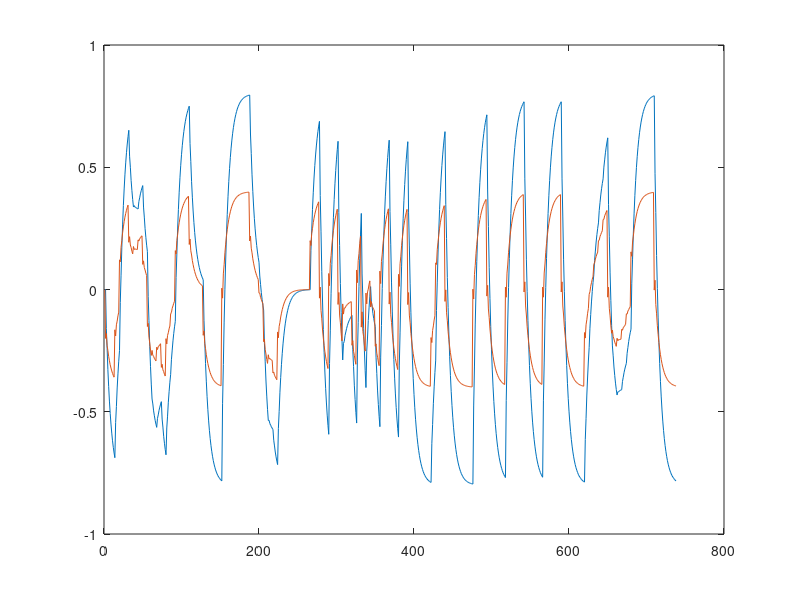

MATLAB code to generate this figure: (Note: this script raises an error after producing the figure.)
% DBP_LinealIdentificaMatricesAB (original: DynamicBPLinealmodel2.m)
% =========================================================================
% Identificacion de las matrices A y B de un sistema lineal discreto de
% orden 2 con una red neuronal recurrente LINEAL entrenada con Dynamic
% BackPropagation (DBP). Es el caso DBP mas simple e interpretable.
%
% Idea clave: con activacion identidad (n = m) y capa de salida fija en la
% identidad (w = I), la red es  y(k+1) = v' * [y(k); u(k)], asi que la
% matriz de pesos v contiene DIRECTAMENTE los coeficientes de A (filas 1-2,
% traspuestos) y de B (fila 3). Si el entrenamiento converge, v debe
% acercarse a la planta real:  A = [0.6 0.8; 0.3 -0.1],  B = [0.0; -0.2].
%
% Pipeline:
%   1. Generar la entrada u (tren de escalones) y la respuesta z de la
%      planta real de orden 2 (datos de entrenamiento).
%   2. Simular la red en modo recurrente: la salida out_red se realimenta
%      como entrada x en el paso siguiente (x = out_red).
%   3. Gradiente dinamico: como x depende de los pesos, la sensibilidad se
%      propaga en el tiempo encadenando el jacobiano de la red,
%         dyIdP_t = dyIdP_s + jacob(I,1).*dy1dP_t + jacob(I,2).*dy2dP_t
%      donde dyIdP_s es el termino estatico (red sin recurrencia) y
%      jacob = w'*dndm*(v(1:ne-1,:))'  es  d y(k+1) / d y(k).
%   4. Acumular el gradiente del costo ponderado por el error (q1, q2) y,
%      al cerrar cada epoca, actualizar v. w NO cambia (su paso usa 0*eta).
%
% Rarezas heredadas del original (NO corregidas, solo documentadas):
%   - El while usa & (AND elemento a elemento) en vez de && (logico).
%   - dw_old/dv_old se calculan pero nunca se usan (resto de un momentum).
%   - dJdw = 0 y dJdv = 0 se inicializan pero no se usan (los acumuladores
%     reales son dJdw_t y dJdv_t).
%   - erJ = (...).^1 es identico a er; el .^1 documenta que se probaron
%     otros exponentes (ver la alternativa comentada junto a el).
%   - rem(cont,1) == 0 es siempre cierto (vestigio de reportar cada N).
%   - out_red = v'*in_red recalcula m (con w = I la salida ya es n = m).
%   - dy2dP_t se actualiza usando el dy1dP_t YA actualizado en la linea
%     anterior (orden secuencial del original; se conserva tal cual).
%   - outputesc, errorrel y errorreltotal crecen dentro de los bucles sin
%     preasignar: se dejan asi porque el numero de epocas depende de la
%     condicion de parada del while (no se conoce por adelantado).

%% Limpieza
clear;
clc;
close all;

%% Senal de entrada u (tren de escalones)
st = [ 1 1 1 1 1 1 ];   % tramo de seis unos
zt = [ 0 0 0 0 0 0 ];   % tramo de seis ceros

u = [st st zt -st -st -0.2*st -0.4*st -0.6*st zt st 0.8*st 0.5*st st 0.2*st zt -st -st -st zt zt zt st st st st -st -st -st -st -st -st zt zt 0.25*st st 0.75*st st zt zt zt zt zt zt zt -st -st st st -st -st st 0.1*st 0.1*st st -st st -0.3*st 0.3*st st -st -st st st -st -st st st st st st st-st -st -st st st st st st st -st -st -st st st st st -st -st -st -st st st st st -st -st -st -st st st st st st -0.1*st -0.3*st -0.5*st -0.7*st -0.9*st 0.9*st 0.7*st 0.5*st 0.3*st 0.1*st -st -st -st -st -st st st st st st ];

% Trenes de escalones alternativos probados en el curso:
% u = [st st zt -st -st -st -st -st zt st st st st st zt -st -st -st zt zt zt st st -st -st -st zt zt st st st st zt zt zt zt zt zt zt -st -st st st -st -st st st st st -st st -st st st -st -st st st -st -st st st st -st -st -st st st st -st -st -st st st st st -st -st -st -st st st st st -st -st -st -st st st st st st -st -st -st -st -st st st st st st -st -st -st -st -st st st st st st ];
% u = [-0.5*st -0.5*st zt 0.75*st 0.5*st st -0.3*st 0.3*st zt -st -st -0.6*st -0.4*st -0.2*st zt st st st zt zt zt st st st 0.25*st st zt zt -st -0.1*st -0.2*st -st zt zt ];

% Alternativa: entrada senoidal o constante (experimentos del curso):
% nu = 400;
% nt = 0:1:(nu-1);
% nt = nt;
% fre = 0.01;   % menor de 0.1  a  0.005
% u = 1*sin(2*pi*fre*nt);
% u = ones(1,nu);

u = u';
nu = length(u);

%% Planta real: sistema lineal de orden 2 a identificar
% z(k+1) = A*z(k) + B*u(k)  con  A = [0.6 0.8; 0.3 -0.1] y B = [0.0; -0.2]
z1(1,1) = 0;
z2(1,1) = 0;
for k = 1:nu
    z1(k+1,1) = 0.6*z1(k,1) + 0.8*z2(k,1) + 0.0*u(k,1);
    z2(k+1,1) = 0.3*z1(k,1) - 0.1*z2(k,1) - 0.2*u(k,1);
end
z = [ z1  z2 ];
z = z(1:nu,:);          % se descarta la muestra extra nu+1

plot(z)                 % vista rapida de los datos de entrenamiento

ndata = nu;
dataoutesc = z;         % salidas deseadas (sin escalar en este script)

%% Arquitectura de la red (lineal)
ne = 3;    % entradas: 2 salidas realimentadas + 1 entrada u (No bias)
nm = 2;    % Igual que las salidas (activacion identidad)
ns = 2;    % salidas

v = 0.1*randn(ne,ns);  % Las matrices A y B aparecen aqui
w = diag([ 1  1 ]);    % Identidad. Se mantiene constante en todo el entrenamiento
% v = [ a11  a21       % Elementos de A y B
%       a12  a22
%        b1   b2 ];

%% Carga de pesos previos
% OJO: zz1v.mat NO existe en el repo (rotura conocida, ver README). Para la
% primera corrida comenta la linea "load zz1v;" y ejecuta con la
% inicializacion aleatoria de arriba; el "save zz1v v w;" del final creara
% el .mat para las corridas siguientes.
% load zzz2;
% load zz3;
% load zz3v;   % Algunos coeficientes 1, 0
load zz1v;
 % v(2,1) =  0.8;      % experimento: fijar coeficientes conocidos
 % v(2,2) = -0.1;
 % v(3,1) =  0.0;

%% Parametros de aprendizaje
eta  = input('Introducir ratio de aprendizaje : ');

errormax = input('Introducir el valor maximo del error (%) : ');
errormax = errormax/100;
contmax = input('Introducir el maximo numero de etapas de aprendizaje : ');

%% Entrenamiento con Dynamic BackPropagation
% Norma de referencia para el error relativo (por salida y total)
outsum2 = sum(dataoutesc.^2);
outsum2 = outsum2';
outsum2total = sum(outsum2);

cont = 1;
erreltotal = 1;
dw_old = 0;             % rareza: se asignan pero nunca se usan
dv_old = 0;

while( (erreltotal > errormax) & (cont < contmax) )   % rareza: & en vez de &&

    % Reinicio de acumuladores de la epoca
    ersum2 = zeros(ns,1);
    dJdw = 0;                       % rareza: no se usan (ver cabecera)
    dJdv = 0;
    dy1dw_t = zeros(nm,ns);         % sensibilidades dinamicas dyI/dP
    dy2dw_t = zeros(nm,ns);
    dy1dv_t = zeros(ne,nm);
    dy2dv_t = zeros(ne,nm);
    dJdw_t  = zeros(nm,ns);         % gradientes del costo acumulados
    dJdv_t  = zeros(ne,nm);

    x = dataoutesc(1,:);   % Solo al principio como estado inicial
    x = x';

    for k = 1:ndata-1

        % --- Propagacion hacia adelante (recurrente) ---------------------
        in_red = [ x
                   u(k,1) ];
        m = v'*in_red;
%       n = 2.0./(1 + exp(-(m-c)./a)) - 1;
        n = m;        % Lineal
        out_red = v'*in_red;            % rareza: recalcula m (w = I)
        outputesc(k,:) = out_red';

        % --- Derivada de la activacion y terminos estaticos --------------
%       dndm = diag((1 - n.*n)./(2*a));
        dndm = diag(ones(nm,1));      % Lineal
        dy1dw_s = [ n   zeros(nm,1) ];
        dy2dw_s = [ zeros(nm,1)   n ];
        dy1dv_s = in_red*w(:,1)'*dndm;
        dy2dv_s = in_red*w(:,2)'*dndm;

        % --- Recursion DBP: encadena el jacobiano d y(k+1)/d y(k) --------
        jacob = w'*dndm*(v(1:ne-1,:))';
        dy1dw_t = dy1dw_s + jacob(1,1).*dy1dw_t + jacob(1,2).*dy2dw_t;
        dy2dw_t = dy2dw_s + jacob(2,1).*dy1dw_t + jacob(2,2).*dy2dw_t;
        dy1dv_t = dy1dv_s + jacob(1,1).*dy1dv_t + jacob(1,2).*dy2dv_t;
        dy2dv_t = dy2dv_s + jacob(2,1).*dy1dv_t + jacob(2,2).*dy2dv_t;

        % --- Error y acumulacion del gradiente del costo ------------------
        out_des = dataoutesc(k+1,:);
        out_des = out_des';
        er = (out_red - out_des);
        erJ = (out_red - out_des).^1;   % rareza: .^1 (se probaron otros exponentes)
        %      erJ = (abs(out_red - out_des)).^0.5 .* sign( out_red-out_des );
        q1 = 1;    q2 = 1;              % peso de cada salida en el costo
        dJdw_t = dJdw_t + q1*erJ(1,1).*dy1dw_t + q2*erJ(2,1).*dy2dw_t;
        dJdv_t = dJdv_t + q1*erJ(1,1).*dy1dv_t + q2*erJ(2,1).*dy2dv_t;
        ersum2 = ersum2 + er.^2;

        x = out_red;     % Notar que la salida se convierte en entrada
    end

    % --- Actualizacion de pesos al final de la epoca ----------------------
    dJdw_t = dJdw_t/ndata;
    dJdv_t = dJdv_t/ndata;
    dw = dJdw_t;
    dv = dJdv_t;
    w = w - 0*eta*dw;     % No cambia
    v = v - eta*dv;
 % v(2,1) =  0.8;         % experimento: reimponer coeficientes conocidos
 % v(2,2) = -0.1;
 % v(3,1) =  0.0;
    dw_old = dw;          % rareza: nunca se leen
    dv_old = dv;

    % --- Registro del error relativo de la epoca --------------------------
    ersum2total = sum(ersum2);
    cont = cont + 1;
    if ( rem(cont,1) == 0 )            % rareza: siempre cierto
        errorrel(cont/1,:) = sqrt(ersum2'./outsum2');
        errorreltotal(cont/1,1) = sqrt(ersum2total/outsum2total);
        erreltotal = errorreltotal(cont/1,1);
        cont;
        erreltotal
    end
end

%% Guardado de pesos entrenados
% save zzz2 v w;
% save zz3 v w;
% save zz3v  v w;
save zz1v v w;

%% Graficas de resultados
figure(1);
plot(errorreltotal*100);            % error relativo total [%] por epoca
figure(2);
plot(errorrel*100);                 % error relativo por salida [%]
figure(3);
plot(z(2:nu,1),'-r');               % salida deseada 1 (rojo)
hold on;
plot(outputesc(:,1),'--b');         % salida de la red 1 (azul)
figure(4);
plot(z(2:nu,2),'-r');               % salida deseada 2 (rojo)
hold on;
plot(outputesc(:,2),'--b');         % salida de la red 2 (azul)
